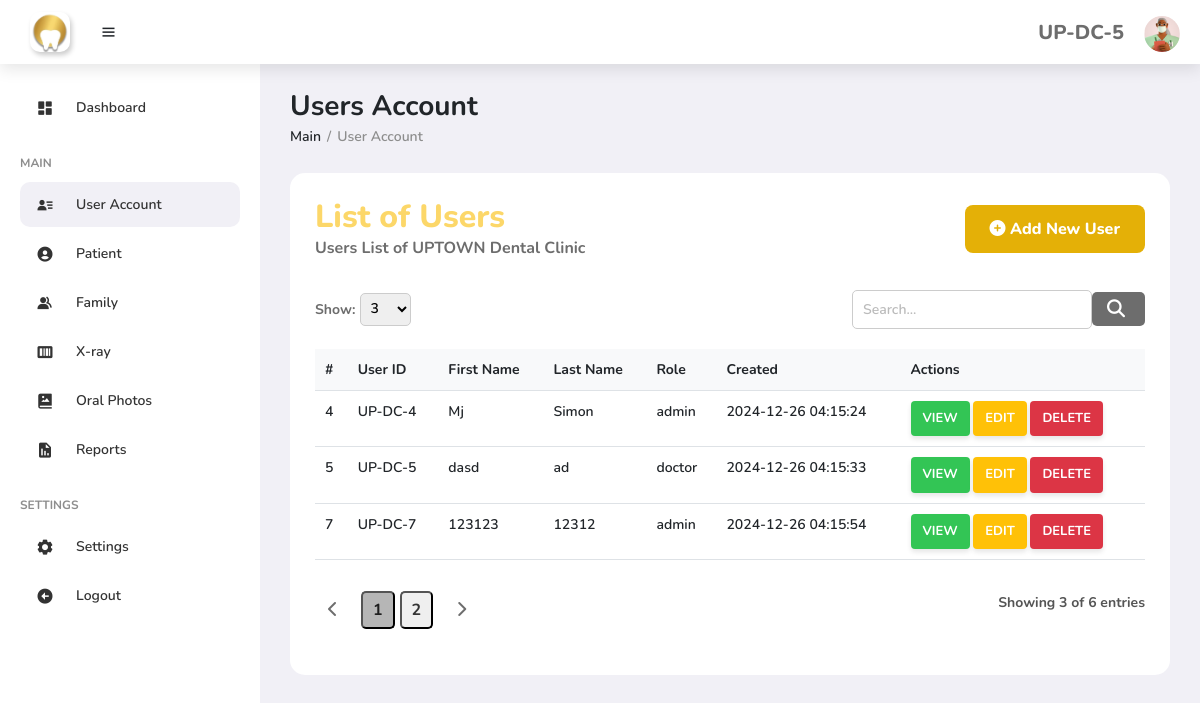
Screenshot of /php/doctors.php (signed in) with the database file from the repository.
### tables this page shows
CREATE TABLE `tbl_useraccount` (
  `id` int(11) NOT NULL,
  `user_ID` varchar(20) DEFAULT NULL,
  `user_fName` varchar(50) DEFAULT NULL,
  `user_lName` varchar(50) DEFAULT NULL,
  `user_userName` varchar(50) DEFAULT NULL,
  `user_password` varchar(255) DEFAULT NULL,
  `user_role` varchar(20) DEFAULT NULL,
  `user_created` timestamp NOT NULL DEFAULT current_timestamp()
);

### php/doctors.php (the view, shortened to what this page needs)
<?php
include "../functions/db_conn.php";
$user_ID = $_SESSION['user_ID'];
?>
<!DOCTYPE html>
<html lang="en">
<head>
    <link href='https://unpkg.com/boxicons@2.1.4/css/boxicons.min.css' rel='stylesheet'>
    <link rel="stylesheet" href="https://cdnjs.cloudflare.com/ajax/libs/font-awesome/6.4.2/css/all.min.css" />
	<link href="https://cdn.jsdelivr.net/npm/bootstrap@5.3.0-alpha3/dist/css/bootstrap.min.css" rel="stylesheet">
    <link rel="stylesheet" href="https://maxcdn.bootstrapcdn.com/font-awesome/4.6.1/css/font-awesome.min.css">
    <link rel="stylesheet" href="https://cdnjs.cloudflare.com/ajax/libs/animate.css/3.5.1/animate.min.css">
	<link href="https://cdn.jsdelivr.net/npm/bootstrap@5.3.0-alpha3/dist/css/bootstrap.min.css" rel="stylesheet">
    <link rel="stylesheet" href="/css/style.css">
</head>
<body>
	<section id="sidebar">
		<ul class="side-menu">
			<li><a href="dashboard.php"><i class='bx bxs-dashboard icon' ></i>Dashboard</a></li>
			<li class="divider" data-text="main">Main</li>
            <li><a href="doctors.php" class="active"><i class='bx bxs-user-detail icon' ></i> User Account </a></li>
			<li><a href="patient.php"><i class='bx bxs-user-circle icon' ></i> Patient </a></li>
            <li><a href="family.php" ><i class='bx bxs-group icon'></i> Family </a></li>
			<li><a href="xray.html"><i class='bx bxs-barcode icon' ></i> X-ray </a></li>
			<li><a href=""><i class='bx bxs-photo-album icon' ></i> Oral Photos </a></li>
			<li><a href=""><i class='bx bxs-report icon'></i> Reports </a></li>
			<li class="divider" data-text="Settings">Settings</li>
            <li><a href="settings.html"><i class='bx bxs-cog icon'></i>Settings</i></a></li>
            <li><a href="#"><i class='bx bxs-left-arrow-circle icon'></i>Logout</i></a></li>
		</ul>
	</section>
	<section id="content">
		<nav>
			<div class="nav-logo">
				<a href="#"><img src="/assets/uplogo.png" alt="App Icon" id="app-logo"></a>
				<i class='bx bx-menu toggle-sidebar' style="margin-left: 30px;"></i>
			</div>
			<div class="profile">
			<h2><?php echo htmlspecialchars($user_ID); ?></h2>
				<img src="\assets\avatar.png" alt="Cannot load image data">
			</div>
		</nav>
		<main>
			<div class="dash-header">
                <h1 class="title">Users Account</h1>
                <ul class="breadcrumbs">
                    <li><p>Main</p></li>
                    <li class="divider">/</li>
                    <li><a href="#" class="active">User Account</a></li>
                </ul>
            </div>
			<div class="main-content-main-container">
                <div class="left-container1">
                    <div class="welcome-dashboard-container">
                        <div class="welcome-dashboard-content-container">
							<div class="patient with-folder">
								<div>
									<h2>List of Users</h2>
									<p>Users List of UPTOWN Dental Clinic</p>
								</div>
								<button type="button" class="save" class="btn btn-primary" data-bs-toggle="modal" data-bs-target="#addUserModal">
									<i class="fas fa-plus-circle"></i>
									Add New User
								  </button>
							</div>
                            <div class="table-container">
								<div class="table-controls">
									<div class="filter-container">
										<label for="rowsPerPage">Show:</label>
										<select id="rowsPerPage" class="rows-per-page" onchange="updateRowsPerPage()">
											<option value="3">3</option>
										</select>
									</div>
									<div class="search-container">
										<input type="text" id="tableSearch" placeholder="Search..." class="search-bar">
										<button class="search-button">
											<i class="fas fa-search"></i>
										</button>
									</div>
								</div>
								<table class="table table-hover">
								<thead>
									<tr>
										<th scope="col">#</th>
										<th scope="col">User ID</th>
										<th scope="col">First Name</th>
										<th scope="col">Last Name</th>
										<th scope="col">Role</th>
										<th scope="col">Created</th>
										<th scope="col">Actions</th>
									</tr>
								</thead>
								<tbody id="tableBody">
								<?php
									$sql_admin = "SELECT id, user_ID, user_fName, user_lName, user_role, user_created FROM tbl_useraccount";
									$stmt_admin = mysqli_prepare($conn, $sql_admin);
									if ($stmt_admin) {
										mysqli_stmt_execute($stmt_admin);
										mysqli_stmt_bind_result($stmt_admin, $id, $user_ID, $first_name, $last_name, $role, $created);
										while (mysqli_stmt_fetch($stmt_admin)) {
									?>
											<tr>
												<td><?php echo $id; ?></td>
												<td><?php echo htmlspecialchars($user_ID); ?></td>
												<td><?php echo htmlspecialchars($first_name); ?></td>
												<td><?php echo htmlspecialchars($last_name); ?></td>
												<td><?php echo htmlspecialchars($role); ?></td>
												<td><?php echo htmlspecialchars($created); ?></td>
												<td>
												<a href="#"
												class="link-dark1 view-link"
												data-bs-toggle="modal"
												data-bs-target="#StudentViewModal"
												data-user-id="<?php echo htmlspecialchars($user_ID); ?>">
													<button class="action-button view-button1" title="View User Details">
														View
													</button>
												</a>
												<a href="#"
												class="link-dark1 edit-link"
												data-bs-toggle="modal"
												data-bs-target="#StudentEditModal"
												data-user-id="<?php echo htmlspecialchars($user_ID); ?>">
													<button class="action-button edit-button" title="Edit User Details">
														Edit
													</button>
												</a>
												<a href="#"
													class="link-dark1 delete-link"
													data-user-id="<?php echo htmlspecialchars($user_ID); ?>"
													onclick="confirmDelete('<?php echo htmlspecialchars($user_ID); ?>')">
													<button class="action-button delete-button" title="Delete User">
														Delete
													</button>
												</a>
											</td>
											</tr>
									<?php
										}
									} else {
										echo "<tr><td colspan='7'>Error: " . mysqli_error($conn) . "</td></tr>";
									}
									?>
								</tbody>
							</table>
								<div class="pagination-container">
									<div class="pagination">
										<button class="page-button" onclick="prevPage()">
											<i class="fas fa-chevron-left"></i>
										</button>
										<div id="pageNumbers" class="page-numbers">
										</div>
										<button class="page-button" onclick="nextPage()">
											<i class="fas fa-chevron-right"></i>
										</button>
									</div>
									<div class="entries-info" id="entriesInfo">
									</div>
								</div>
							</div>
                        </div>
                    </div>
		</main>
</body>
<link href="https://cdn.jsdelivr.net/npm/bootstrap-icons/font/bootstrap-icons.css" rel="stylesheet">
</html>

### rows the page displays
tbl_useraccount: id "4", user_ID "UP-DC-4", first_name "Mj", last_name "Simon", role "admin", created "2024-12-26 04:15:24"
tbl_useraccount: id "5", user_ID "UP-DC-5", first_name "dasd", last_name "ad", role "doctor", created "2024-12-26 04:15:33"
tbl_useraccount: id "7", user_ID "UP-DC-7", first_name "123123", last_name "12312", role "admin", created "2024-12-26 04:15:54"

### other values shown
$user_ID "UP-DC-5"
